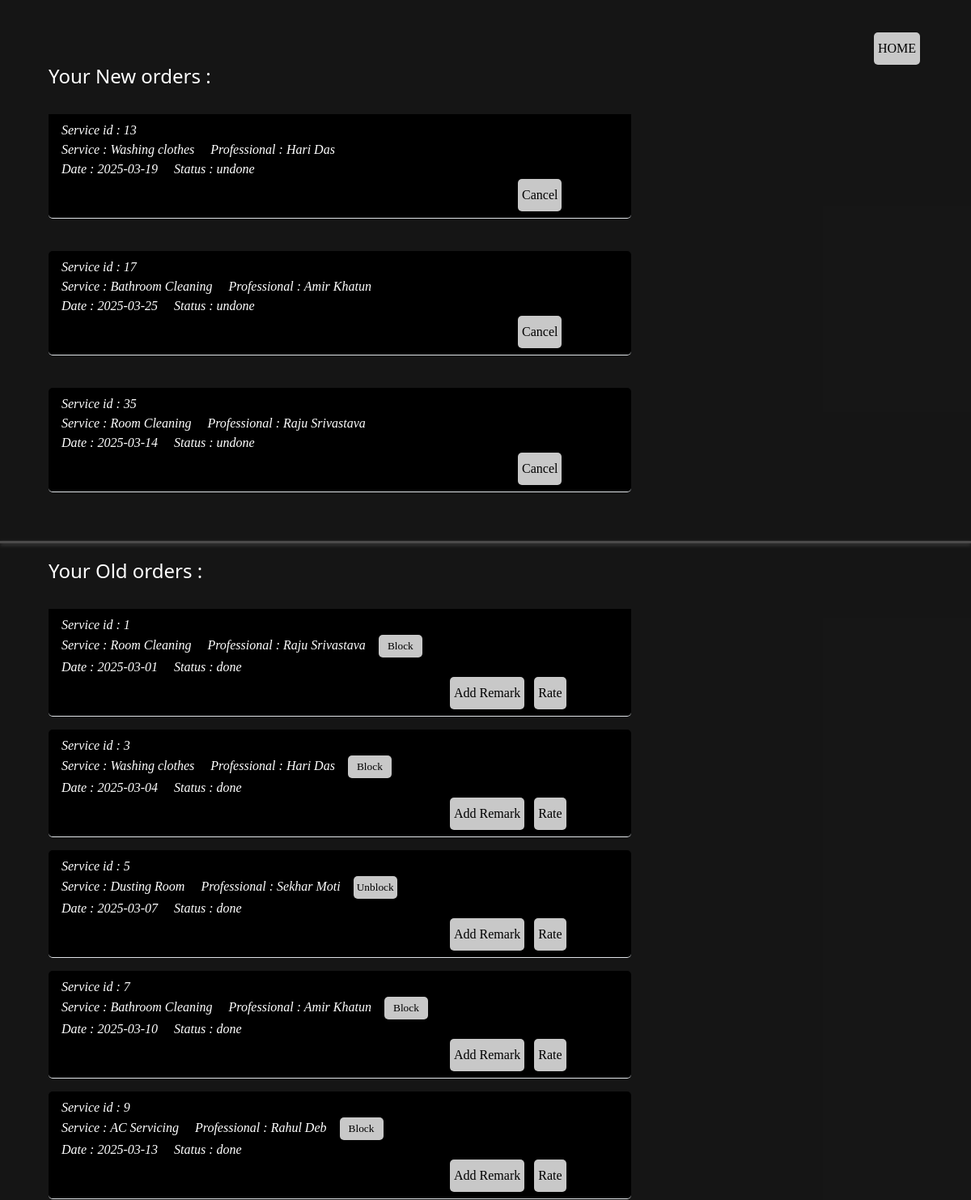
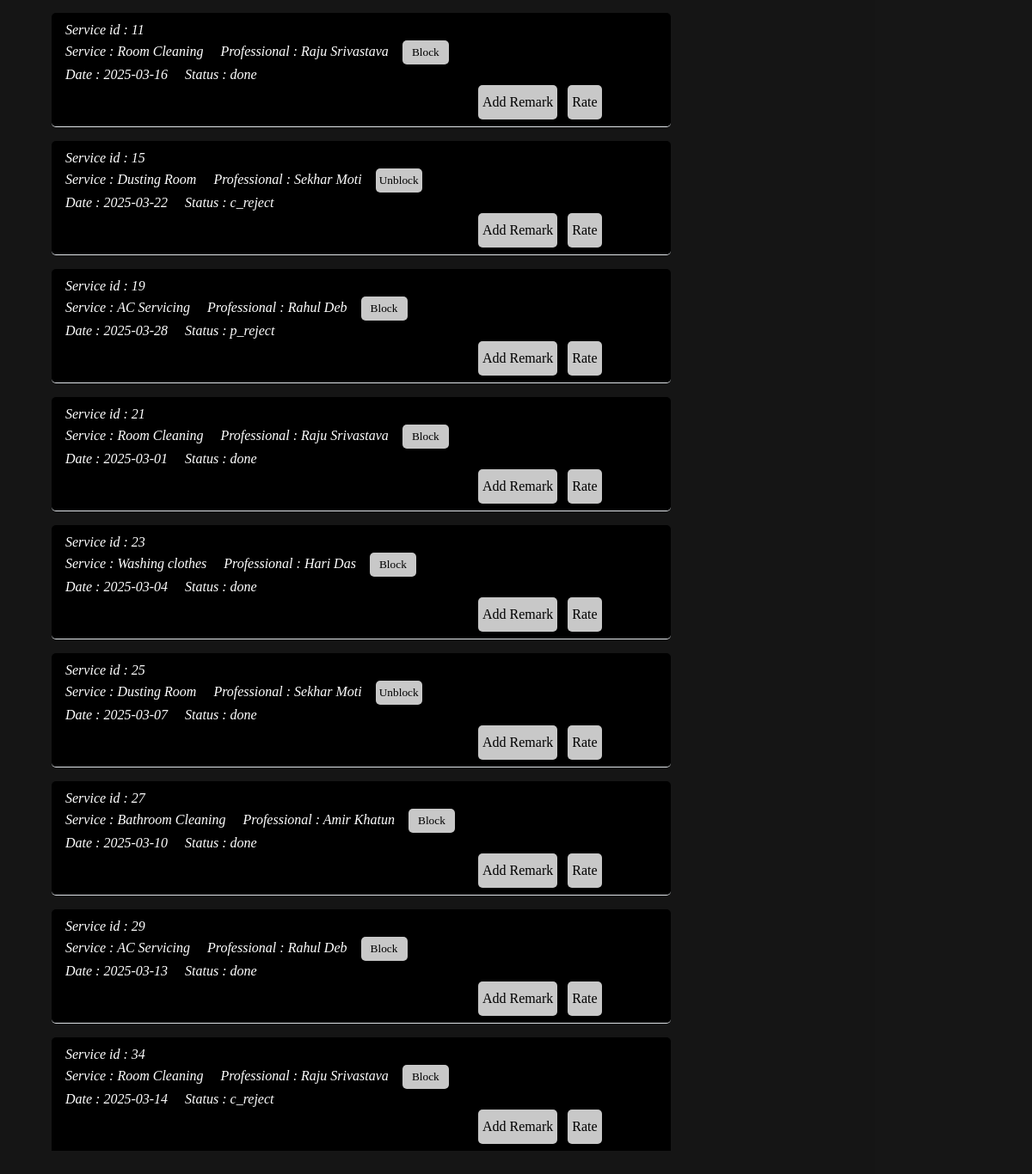
The app's page /orders/Suneha with its own data (2 pictures, top to bottom).
### applications/models.py (models this page shows)
class Service(db.Model):
    __tablename__="Service"
    id=db.Column(db.Integer,primary_key=True,autoincrement=True,nullable=False)
    name=db.Column(db.String(150))
    description=db.Column(db.String(150))
    price=db.Column(db.Integer)
    time=db.Column(db.Integer) #in hours
    img = db.Column(db.String(150))

class Servicemen(db.Model):
    __tablename__="Servicemen"
    id=db.Column(db.Integer,primary_key=True,autoincrement=True,nullable=False)
    id_u=db.Column(db.Integer,db.ForeignKey('User.id'))
    name=db.Column(db.String(150),db.ForeignKey('User.username'))
    Docreate=db.Column(db.String(10))
    service=db.Column(db.String(150),db.ForeignKey('Service.name'))
    experience=db.Column(db.String(150))
    description=db.Column(db.String(250))
    rating=db.Column(db.Integer)
    status=db.Column(db.String(150))
    imgx=db.Column(db.String(150))

class ServiceOffer(db.Model):
    __tablename__="ServiceOffer"
    id=db.Column(db.Integer,primary_key=True,autoincrement=True,nullable=False)
    sm_id=db.Column(db.Integer,db.ForeignKey('Servicemen.id'))
    s_id=db.Column(db.Integer,db.ForeignKey('Service.id'))
    c_id=db.Column(db.Integer,db.ForeignKey('User.id'))
    DoRequest=db.Column(db.String(10))
    DoComplete=db.Column(db.String(10))
    service_status=db.Column(db.String(150))
    remarks=db.Column(db.String(150))
    c_no = db.Column(db.String(15))

### applications/controllers.py (the view)
    @app.route('/orders/<string:name>')
    def orders(name):
        cid=User.query.filter(User.username == name).first().id
        Sx= ServiceOffer.query.filter(ServiceOffer.c_id == cid,ServiceOffer.service_status=='undone').all()
        N = [
               {
                'sid'  : S.id,
                'sname': Service.query.filter(Service.id ==S.s_id).first().name,
                'sman': Servicemen.query.filter(Servicemen.id ==S.sm_id).first().name,
                'date': S.DoRequest,
                'status': S.service_status
            }
            for S in Sx
        ]
        Sk= ServiceOffer.query.filter(ServiceOffer.c_id == cid,or_(ServiceOffer.service_status=='done',ServiceOffer.service_status=='c_reject',ServiceOffer.service_status=='p_reject')).all()
        blocked=Blocklist.query.filter(Blocklist.c_id==cid).all()
        bl=[]
        for item in blocked:
            bl.append(item.sm_id)
        O = [
               {
                'sid'  : S.id,
                'sname': Service.query.filter(Service.id ==S.s_id).first().name,
                'sman': Servicemen.query.filter(Servicemen.id ==S.sm_id).first().name,
                'date': S.DoRequest,
                'status': S.service_status,
                'smid' : S.sm_id,
                **({'blstat': 'blo'} if S.sm_id not in bl else {'blstat': 'unblo'})
            }
            for S in Sk
        ]
        return render_template('orders.html',N=N,O=O,idd=cid)

### templates/orders.html (shortened to what this page needs)
<html>
<head>
    <link href="https://cdn.jsdelivr.net/npm/bootstrap@5.3.2/dist/css/bootstrap.min.css" rel="stylesheet">
    <link rel="stylesheet" href="/static/style/orders.css">
</head>
<body>
    <div id="ords" style="background-color:rgba(10, 10, 10, 0.952);">
        <button style="margin-left:90vw;margin-top:5vh;font-family: 'Times New Roman', Times, serif"><a href="/customer/{( idd )}">HOME</a></button>
        <br>
        <h4 style="color:white;margin-left:5vw;">Your New orders :</h4><br>
        <ul class="list-group list-group-flush">
            {% for i in N %}
            <li class="list-group-item" style="background-color:black;font-family: 'Times New Roman', Times, serif;font-style: oblique;color:white;margin-bottom:2vh;">
            Service id : {( i['sid'] )}<br>
            Service : {( i['sname'] )} &nbsp &nbsp;
            Professional : {( i['sman'] )} <br>
            Date : {( i['date'] )}  &nbsp &nbsp;
            Status : {( i['status'] )}<br>
            {% if i.status == 'undone' %}
            <button @click="cancel({(i.sid)})" style="margin-left:47vw;">Cancel </button>
            {% endif %}
            </li>
            <br>
            {% endfor %}
          </ul>
          <hr class="hr-line">
          <h4 style="color:white;margin-left:5vw;">Your Old orders :</h4><br>
        <ul class="list-group list-group-flush">
        {% for i in O %}
        <li class="list-group-item" style="background-color:black;font-family: 'Times New Roman', Times, serif;font-style: oblique;color:white;margin-bottom:2vh;">
            Service id : {( i['sid'] )}<br>
            Service : {( i['sname'] )} &nbsp &nbsp;
            Professional : {( i['sman'] )}
            {% if i.blstat == 'unblo' %}
            <button @click="unblockk({(i.smid)})" style="margin-left:1vw;height:3.5vh;width:4.5vw;padding:0px;font-size:smaller">
                Unblock
            </button>
            {% endif %}
            {% if i.blstat == 'blo' %}
            <button  @click="blockk({(i.smid)})" style="margin-left:1vw;height:3.5vh;width:4.5vw;padding:0px;font-size:smaller">
                Block
            </button>
            {% endif %}
            <br>
            Date : {( i['date'] )} &nbsp &nbsp;
            Status : {( i['status'] )}<br>
            <button @click="remark({(i.sid)})" class="but">Add Remark </button>
            <button @click="rate('{(i.sman)}')" style="margin-left:8px">Rate</button>
        </li>
        {% endfor %}
        </ul>
        <br><br><br>
    </div>
</body>
</html>

### static/style/orders.css (style rules this page uses)
a { text-decoration: none; color:black; }
button { border:0px; padding:5px; background-color: #ccccccfb; color:black; border-radius:5px; height:5vh; }
.but { margin-left:40vw; }
.list-group-item { width: 60vw; border-radius:5px; display: inline-block; margin-left: 5vw; }
.hr-line { width: 100%; height: 3px; background-color: #ebe7e7; border: none; box-shadow: 0 2px 5px rgba(222, 221, 220, 0.97); margin: 20px 0; }

### records on screen
Service: sname "Washing clothes", sname "Washing clothes" "Washing clothes"
Servicemen: sman "Hari Das", sman "Hari Das" "Hari Das"
ServiceOffer: date "2025-03-19", status "undone"
Service: sname "Bathroom Cleaning", sname "Bathroom Cleaning" "Bathroom Cleaning"
Servicemen: sman "Amir Khatun", sman "Amir Khatun" "Amir Khatun"
ServiceOffer: date "2025-03-25", status "undone"
Service: sname "Room Cleaning", sname "Room Cleaning" "Room Cleaning" "Room Cleaning" "Room Cleaning"
Servicemen: sman "Raju Srivastava", sman "Raju Srivastava" "Raju Srivastava" "Raju Srivastava" "Raju Srivastava"
ServiceOffer: date "2025-03-14", status "undone"
ServiceOffer: date "2025-03-01", status "done"
ServiceOffer: date "2025-03-04", status "done"
Service: sname "Dusting Room" "Dusting Room" "Dusting Room"
Servicemen: sman "Sekhar Moti" "Sekhar Moti" "Sekhar Moti"
ServiceOffer: date "2025-03-07", status "done"
ServiceOffer: date "2025-03-10", status "done"
Service: sname "AC Servicing" "AC Servicing" "AC Servicing"
Servicemen: sman "Rahul Deb" "Rahul Deb" "Rahul Deb"
ServiceOffer: date "2025-03-13", status "done"
ServiceOffer: date "2025-03-16", status "done"
ServiceOffer: date "2025-03-22", status "c_reject"
ServiceOffer: date "2025-03-28", status "p_reject"
ServiceOffer: date "2025-03-01", status "done"
ServiceOffer: date "2025-03-04", status "done"
ServiceOffer: date "2025-03-07", status "done"
ServiceOffer: date "2025-03-10", status "done"
ServiceOffer: date "2025-03-13", status "done"
ServiceOffer: date "2025-03-14", status "c_reject"

### other values on screen
{{ i['sid'] }} "13" "17" "35"
{{ i['sid'] }} "1" "3" "5" "7" "9" "11" "15" "19" "21" "23" "25" "27" "29" "34"
